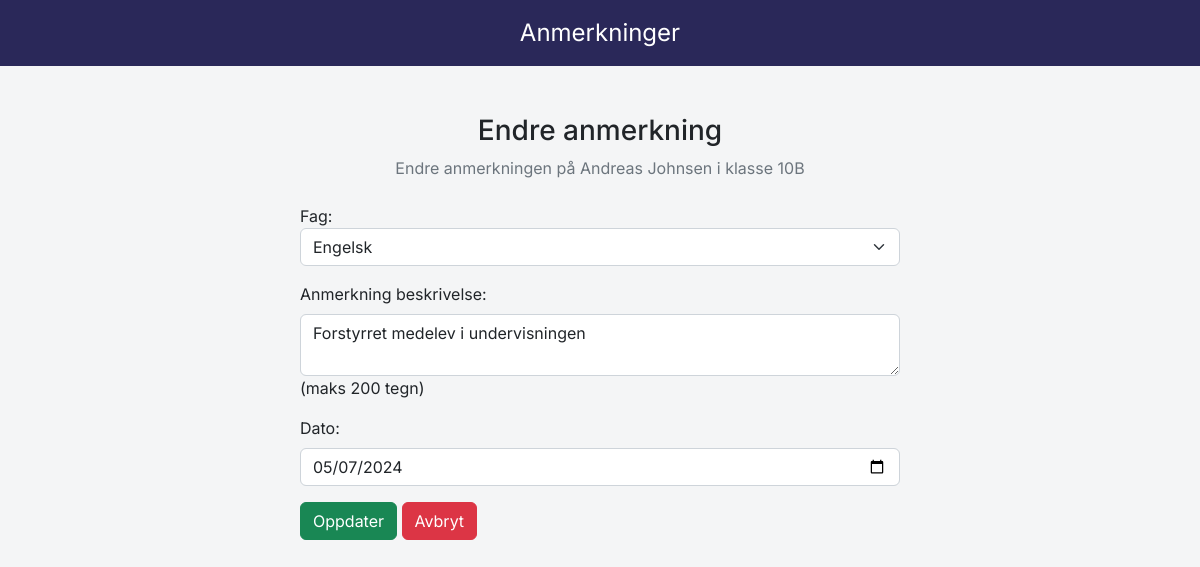
Page /annotation/edit-annotation.php?id=223 (signed in) on the committed database.
### tables this page shows
CREATE TABLE `annotations` (
  `annotation_id` int(50) NOT NULL,
  `student_id` int(50) NOT NULL,
  `subject_type` varchar(50) NOT NULL,
  `annotation_text` varchar(200) NOT NULL,
  `annotation_date` varchar(50) NOT NULL
);

CREATE TABLE `students` (
  `id` int(50) NOT NULL,
  `first_name` varchar(50) NOT NULL,
  `last_name` varchar(50) NOT NULL,
  `class` varchar(50) NOT NULL,
  `absence` varchar(50) NOT NULL,
  `comment` varchar(200) NOT NULL
);

### annotation/edit-annotation.php (the view, shortened to what this page needs)
<?php
include "../db_conn.php";
$annotation_id = isset($_GET["id"]) ? intval($_GET["id"]) : 0;
$sql = "SELECT a.*, s.first_name, s.last_name, s.class FROM annotations a
        JOIN students s ON a.student_id = s.id
        WHERE a.annotation_id = ? LIMIT 1";
$stmt = mysqli_prepare($conn, $sql);
mysqli_stmt_bind_param($stmt, "i", $annotation_id);
mysqli_stmt_execute($stmt);
$result = mysqli_stmt_get_result($stmt);
$row = mysqli_fetch_assoc($result);
?>
<!DOCTYPE html>
<html lang="no">
<head>
    <link href="https://cdn.jsdelivr.net/npm/bootstrap@5.2.3/dist/css/bootstrap.min.css" rel="stylesheet">
    <link rel="stylesheet" href="https://cdnjs.cloudflare.com/ajax/libs/bootstrap-datepicker/1.9.0/css/bootstrap-datepicker.min.css" />
    <link rel="stylesheet" href="../style.css"/>
</head>
<body>
<nav class="navbar navbar-light justify-content-center fs-4 mb-5 custom-navlinks text-white">
        Anmerkninger
</nav>
    <div class="container">
        <div class="text-center mb-4">
            <h3>Endre anmerkning</h3>
            <p class="text-muted">Endre anmerkningen på <?php echo $row["first_name"] . ' ' . $row["last_name"] . ' i klasse ' . $row["class"]; ?></p>
        </div>
        <div class="container d-flex justify-content-center">
            <form action="" method="post" style="width:50vw; min-width:300px;">
                <div class="row mb-3">
                    <div class="form-group mb-3">
                        <label for="subject_typeSelect">Fag:</label>
                        <select class="form-select" id="subject_typeSelect" name="subject_type">
                            <option value="Engelsk" <?php if ($row["subject_type"] == "Engelsk") echo "selected"; ?>>Engelsk</option>
                        </select>
                    </div>
                    <div class="mb-3">
                        <label class="form-label">Anmerkning beskrivelse:</label>
                        <textarea type="text" class="form-control" name="annotation_text" id="annotation_text" maxlength="200" required><?php echo $row["annotation_text"]; ?></textarea>
                        <div id="annotationTextCount">(maks 200 tegn)</div>
                    </div>
                    <div class="mb-3">
                        <label class="form-label">Dato:</label>
                        <input type="date" class="form-control" name="annotation_date" required value="<?php echo date('Y-m-d', strtotime($row["annotation_date"])); ?>">
                    </div>
                    <div>
                        <button type="submit" class="btn btn-success" name="submit">Oppdater</button>
                        <a href="annotation.php" class="btn btn-danger">Avbryt</a>
                    </div>
                </div>
            </form>
        </div>
    </div>
</body>
</html>

### style.css (style rules this page uses)
* { font-family: 'Inter', sans-serif; }
body { background-color: #F4F5F6; }
html { scroll-behavior: smooth; }
.custom-navlinks { background-color: #2A2859; padding: 15px; }
a { color: #000000; text-decoration: none; }

### rows in the picture
annotations: student.first_name "Andreas", student.last_name "Johnsen", student.class "10B", subject_type "Engelsk", annotation_text "Forstyrret medelev i undervisningen", annotation_date "05/07/2024"
